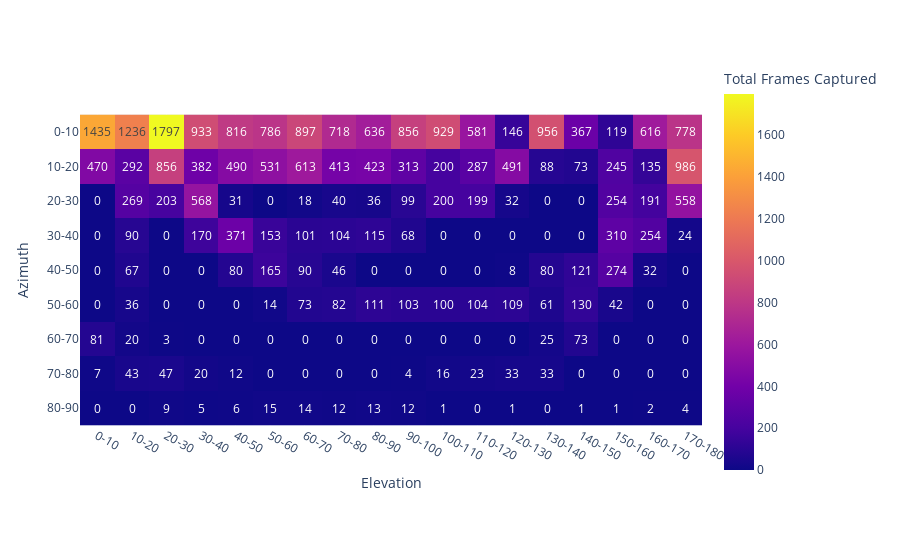

Notebook code cell kept with this figure:
### Code cell
# Visualization of Target 1's Azimuth and Elevation data (includes all satellites).
import plotly.express as px

fig = px.imshow(stk_object.Azimuth_vs_Elevation['Target1'], text_auto=True,
                labels=dict(x="Elevation", y="Azimuth", color="Total Frames Captured"))
fig.show()

### Figure 1 — Plotly figure (JSON) as saved in the notebook; plotly's stock layout.template omitted (floating-point values rounded to 4 significant figures; data arrays with more than 128 entries replaced by an {"elided": "..."} marker saying what was removed)
{"data": [{"coloraxis": "coloraxis", "hovertemplate": "Elevation: %{x}<br>Azimuth: %{y}<br>Total Frames Captured: %{z}<extra></extra>", "name": "0", "texttemplate": "%{z}", "type": "heatmap", "x": ["0-10", "10-20", "20-30", "30-40", "40-50", "50-60", "60-70", "70-80", "80-90", "90-100", "100-110", "110-120", "120-130", "130-140", "140-150", "150-160", "160-170", "170-180"], "xaxis": "x", "y": ["0-10", "10-20", "20-30", "30-40", "40-50", "50-60", "60-70", "70-80", "80-90"], "yaxis": "y", "z": {"elided": "9x18 int values"}}], "layout": {"coloraxis": {"colorbar": {"title": {"text": "Total Frames Captured"}}, "colorscale": [[0, "#0d0887"], [0.1111, "#46039f"], [0.2222, "#7201a8"], [0.3333, "#9c179e"], [0.4444, "#bd3786"], [0.5556, "#d8576b"], [0.6667, "#ed7953"], [0.7778, "#fb9f3a"], [0.8889, "#fdca26"], [1, "#f0f921"]]}, "margin": {"t": 60}, "xaxis": {"anchor": "y", "constrain": "domain", "domain": [0, 1], "scaleanchor": "y", "title": {"text": "Elevation"}}, "yaxis": {"anchor": "x", "autorange": "reversed", "constrain": "domain", "domain": [0, 1], "title": {"text": "Azimuth"}}}}
